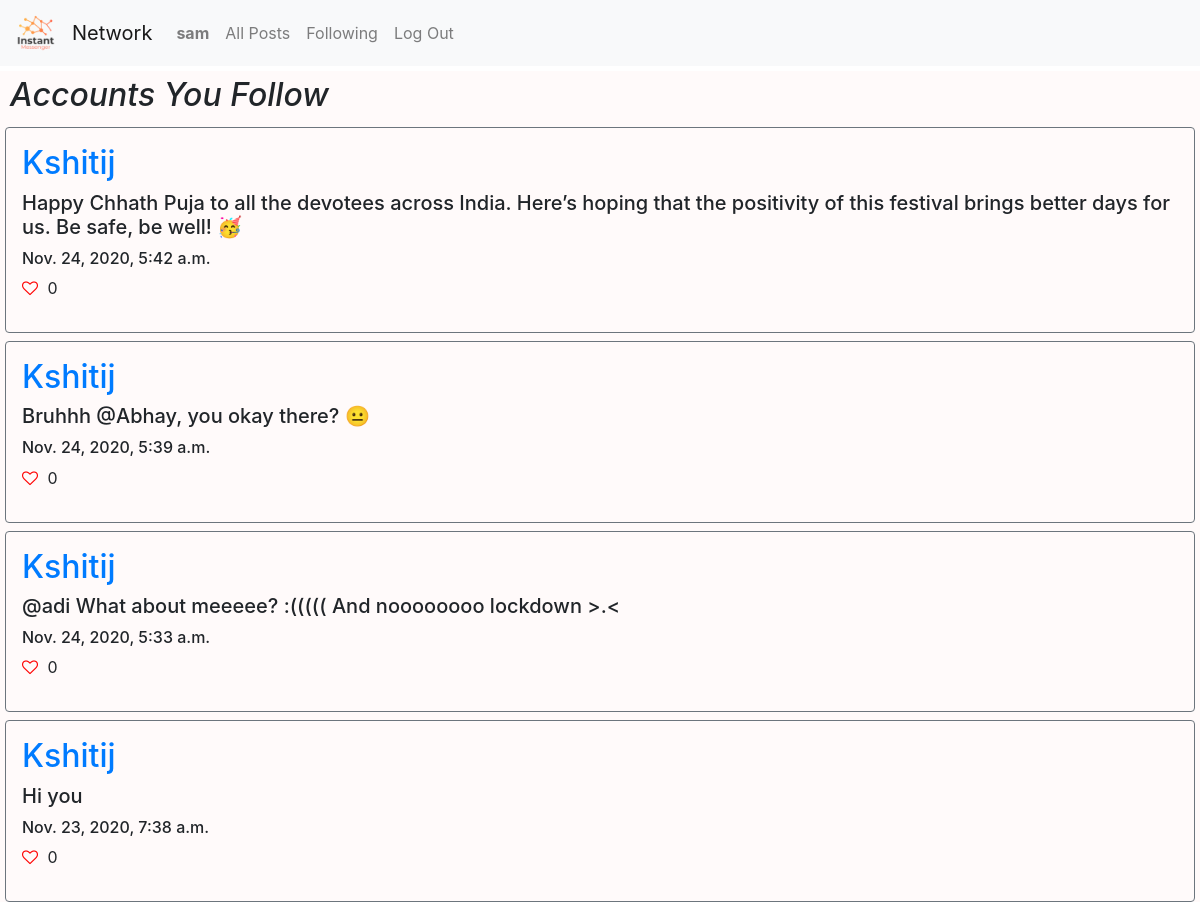
Screenshot of /following (signed in) with the database file from the repository.
### network/models.py (models this page shows, shortened)
class User(AbstractUser):
    pass

class Post(models.Model):
    user = models.ForeignKey('User', on_delete=models.CASCADE, related_name='author')
    post = models.CharField(max_length=255)
    timestamp =  models.DateTimeField(auto_now_add=True)
    likes = models.IntegerField(default=0)
    is_liked = models.BooleanField(default=False)

### network/views.py (the view)
# urls.py: path("following", views.following, name="following"),
def following(request):
    user = request.user
    following = Follow.objects.filter(follower = user).values('following_id')
    posts = Post.objects.filter(user__in = following).order_by('-timestamp')
    for post in posts:
        post.likes = Like.objects.filter(post=post.id).count()
        post.save()
    paginator = Paginator(posts, 10)
    page_number = request.GET.get('page')
    page_obj = paginator.get_page(page_number)
    return render(request, "network/following.html", {
        "page_obj": page_obj
    })

### network/templates/network/following.html (shortened to what this page needs)
{% extends "network/layout.html" %}
{% load static %}
{% block body %}
<div style="margin: 5px;">
    <h2 style="font-style: italic; padding: 5px;"> Accounts You Follow </h2>
    {% for post in page_obj %}
        <div class="border border-secondary rounded p-3 mt-2">
            <a href="{% url 'profile' post.user.id %}"> <h2> {{ post.user }} </h2> </a>
            <h5>{{ post.post }} </h5>
            <h6 style="margin-top: 10px;"> {{ post.timestamp }}</h6>
            {% if post.is_liked %}
                <i class="fa fa-heart" id="like-btn-{{post.id}}" onclick="like('{{ post.id }}')"></i>
            {% else %}
                <i class="fa fa-heart-o" id="like-btn-{{post.id}}" onclick="like('{{ post.id }}')"></i>
            {% endif %}
            <p style="display: inline-block;" id="like-count-{{post.id}}"> {{ post.likes }} </p>
        </div>
    {% empty %}
            <h2 style="padding: 10px;"> No posts yet</h2>
    {% endfor %}
</div>
{% endblock %}

### network/templates/network/layout.html (shortened to what this page needs)
{% load static %}
<!DOCTYPE html>
<html lang="en">
    <head>
        <link rel="stylesheet" href="https://stackpath.bootstrapcdn.com/bootstrap/4.4.1/css/bootstrap.min.css">
        <link rel="stylesheet" href="https://cdnjs.cloudflare.com/ajax/libs/font-awesome/4.7.0/css/font-awesome.min.css">
        <link href="{% static 'network/styles.css' %}" rel="stylesheet">
    </head>
    <body>
        <nav class="navbar navbar-expand-lg navbar-light bg-light">
            <a class="navbar-brand" href="#"> <img src="{% static 'network/logo.png' %}" style="object-fit: cover; height: 40px;"> </a>
            <a class="navbar-brand" href="#">Network</a>
            <div>
              <ul class="navbar-nav mr-auto">
                {% if user.is_authenticated %}
                    <li class="nav-item">
                        <a class="nav-link" href="{% url 'profile' user.id %}"><strong>{{ user.username }}</strong></a>
                    </li>
                {% endif %}
                <li class="nav-item">
                  <a class="nav-link" href="{% url 'index' %}">All Posts</a>
                </li>
                {% if user.is_authenticated %}
                    <li class="nav-item">
                        <a class="nav-link" href="{% url 'following' %}">Following</a>
                    </li>
                    <li class="nav-item">
                        <a class="nav-link" href="{% url 'logout' %}">Log Out</a>
                    </li>
                {% endif %}
              </ul>
            </div>
          </nav>
        <div class="body">
            {% block body %}
            {% endblock %}
        </div>
    </body>
</html>

### network/static/network/styles.css (style rules this page uses)
.body { background-color: snow; }
.fa-heart-o { color: red; cursor: pointer; }
i { margin-right: 5px; }

### rows the page displays
User: username "sam"
Post: user "Kshitij", post "Happy Chhath Puja to all the devotees across India. Here’s hoping that the positivity of this festival brings better days for us. Be safe, be well! 🥳", timestamp "Nov. 24, 2020, 5:42 a.m.", likes "0"
Post: user "Kshitij", post "Bruhhh @Abhay, you okay there? 😐", timestamp "Nov. 24, 2020, 5:39 a.m.", likes "0"
Post: user "Kshitij", post "@adi What about meeeee? :((((( And noooooooo lockdown >.<", timestamp "Nov. 24, 2020, 5:33 a.m.", likes "0"
Post: user "Kshitij", post "Hi you", timestamp "Nov. 23, 2020, 7:38 a.m.", likes "0"
